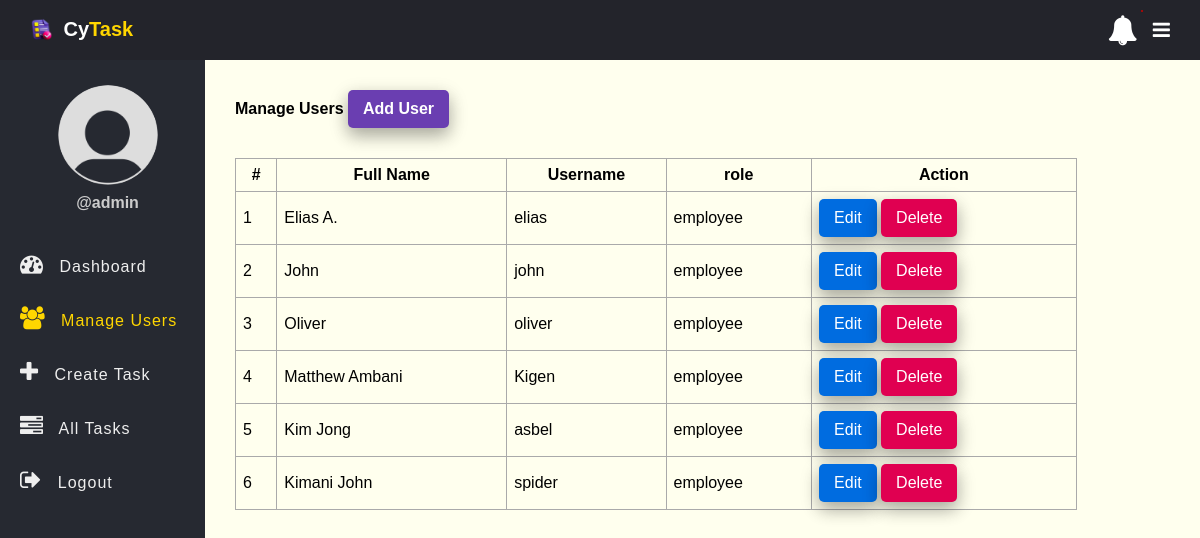
Screenshot of /user.php (signed in) with the database file from the repository.
### tables this page shows
CREATE TABLE `users` (
  `id` int(11) NOT NULL AUTO_INCREMENT,
  `full_name` varchar(50) NOT NULL,
  `username` varchar(50) NOT NULL,
  `password` varchar(255) NOT NULL,
  `role` enum('admin','employee') NOT NULL,
  `created_at` timestamp NOT NULL DEFAULT current_timestamp(),
  `email` varchar(255) DEFAULT NULL,
  PRIMARY KEY (`id`)
);

### app/Model/User.php (called while the page is built, shortened)
<?php
function get_all_users($conn){
	$sql = "SELECT * FROM users WHERE role =? ";
	$stmt = $conn->prepare($sql);
	$stmt->execute(["employee"]);
	if($stmt->rowCount() > 0){
		$users = $stmt->fetchAll();
	}else $users = 0;
	return $users;
}

### user.php (the view, shortened to what this page needs)
<?php
if (isset($_SESSION['role']) && isset($_SESSION['id']) && $_SESSION['role'] == "admin") {
    include "DB_connection.php";
    include "app/Model/User.php";
    $users = get_all_users($conn);
 ?>
<!DOCTYPE html>
<html>
<head>
	<link rel="stylesheet" href="https://stackpath.bootstrapcdn.com/font-awesome/4.7.0/css/font-awesome.min.css">
	<link rel="stylesheet" href="css/style.css">
</head>
<body>
	<?php include "inc/header.php" ?>
	<div class="body">
		<?php include "inc/nav.php" ?>
		<section class="section-1">
			<h4 class="title">Manage Users <a href="add-user.php">Add User</a></h4>
			<?php if ($users != 0) { ?>
			<table class="main-table">
				<tr>
					<th>#</th>
					<th>Full Name</th>
					<th>Username</th>
					<th>role</th>
					<th>Action</th>
				</tr>
				<?php $i=0; foreach ($users as $user) { ?>
				<tr>
					<td><?=++$i?></td>
					<td><?=$user['full_name']?></td>
					<td><?=$user['username']?></td>
					<td><?=$user['role']?></td>
					<td>
						<a href="edit-user.php?id=<?=$user['id']?>" class="edit-btn">Edit</a>
						<a href="delete-user.php?id=<?=$user['id']?>" class="delete-btn">Delete</a>
					</td>
				</tr>
			   <?php	} ?>
			</table>
		<?php }else { ?>
			<h3>Empty</h3>
		<?php  }?>
		</section>
	</div>
</body>
</html>
<?php }else{
   $em = "First login";
   header("Location: login.php?error=$em");
   exit();
}
 ?>

### css/style.css (style rules this page uses)
* { padding: 0; margin: 0; box-sizing: border-box; font-family: arial, sans-serif; }
.body { display: flex; }
.section-1 { padding: 30px; }
.section-1 .title { margin-bottom: 10px; }
.section-1 .title a { text-decoration: none; display: inline-block; padding-left: 10px; border: none; background: #6A3EB1; padding: 10px 15px; color: #fff; font-size: 16px; border-radius: 5px; cursor: pointer; outline: none; transition: background 1s; box-shadow: 0 8px 16px 0 rgba(0,0,0,0.2), 0 6px 20px 0 rgba(0,0,0,0.19); }
.section-1 { width: 100%; background: #ffe; }
.main-table, .main-table tr, .main-table th, .main-table td { border: 1px solid #aaa; border-collapse: collapse; padding: 7px; }
.main-table { width: 90%; margin-top: 30px; }
.delete-btn { text-decoration: none; display: inline-block; padding-left: 10px; border: none; background: #E00051; padding: 10px 15px; color: #fff; font-size: 16px; border-radius: 5px; cursor: pointer; outline: none; transition: background 1s; box-shadow: 0 8px 16px 0 rgba(0,0,0,0.2), 0 6px 20px 0 rgba(0,0,0,0.19); }
.edit-btn { text-decoration: none; display: inline-block; padding-left: 10px; border: none; background: #006CE0; padding: 10px 15px; color: #fff; font-size: 16px; border-radius: 5px; cursor: pointer; outline: none; transition: background 1s; box-shadow: 0 8px 16px 0 rgba(0,0,0,0.2), 0 6px 20px 0 rgba(0,0,0,0.19); }

### rows the page displays
users: full_name "Elias A.", username "elias", role "employee"
users: full_name "John", username "john", role "employee"
users: full_name "Oliver", username "oliver", role "employee"
users: full_name "Matthew Ambani", username "Kigen", role "employee"
users: full_name "Kim Jong", username "asbel", role "employee"
users: full_name "Kimani John", username "spider", role "employee"

### other values shown
$_SESSION['username'] "admin"
